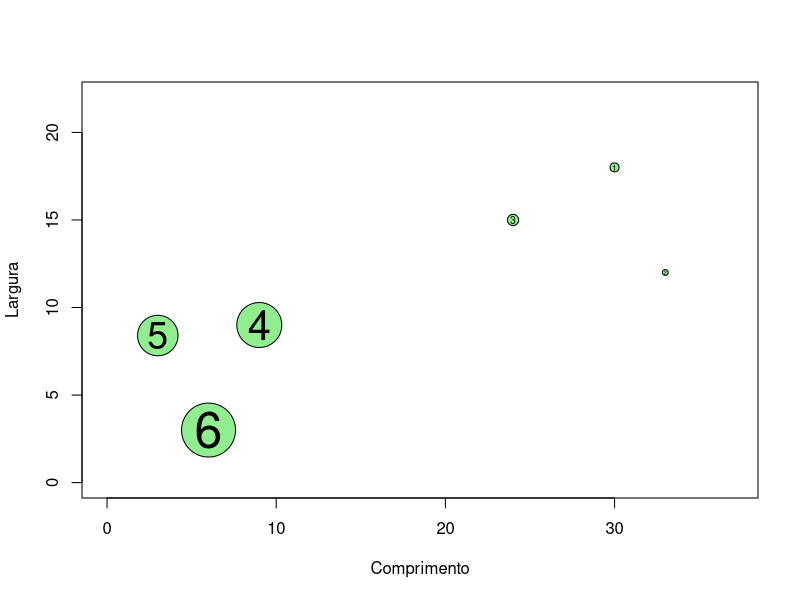

This figure's R source:
comprimento <- c(10, 11, 8, 3, 1, 2)*3
largura <- c(6, 4, 5, 3, 2.8, 1)*3
barbatana<- c(12, 9, 10, 2.5, 1.3, 2)*3
cauda<- c(5, 7, 6, 2, 4, 7)*3


# Criando o gráfico
plot(comprimento, largura, 
     xlab = "Comprimento", 
     ylab = "Largura", 
     pch = 21, 
     bg = "lightgreen", 
     cex = rev(barbatana/5),
     xlim = c(0, 37),
     ylim = c(0, 22))



# Adicionando números dentro dos pontos
text(comprimento, largura, 
     labels = 1:6, 
     col = "black", 
     cex = rev(barbatana/12))

#ponto médio
#mean(comprimento)
#mean(largura)
#points(17.5, 10.9)

#reta de regressão
#lm(largura~comprimento)
#abline(5.247,0.323 )
